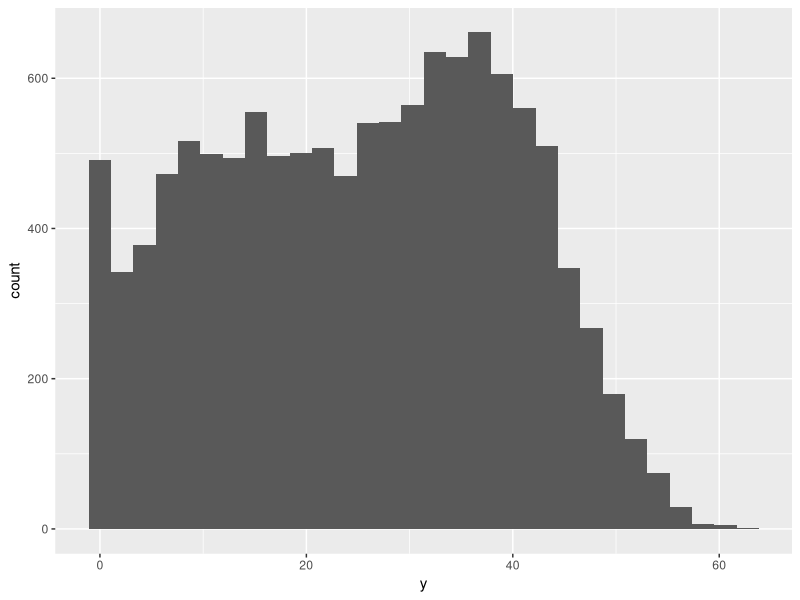

Source code (R):
################################################################################
##' @title Summarise simulated time series data
##'
##' @author Robin Elahi
##' @contact elahi.robin@gmail.com
##' @date 2017-03-17
##' 
##' @log Add a log here
################################################################################

#rm(list=ls(all=TRUE))

##### LOAD PACKAGES, DATA #####
library(ggplot2)
library(dplyr)
library(tidyr)
library(readr)
library(broom)

sim_df <- read.csv("scripts/elahi/coral_sims/output_sims/sim_df.csv") %>% 
  tbl_df() %>% select(-X)
str(sim_df)
sim_df

n_sims = length(unique(sim_df$sim))

sim_df %>% filter(scenario == "Linear") %>% 
  select(slope) %>% unlist(use.names = TRUE) %>% summary()

sim_df %>% #filter(year == 1) %>% 
  ggplot(aes(y)) +
  geom_histogram()

##### TAKE RANDOM SUBSAMPLES OF DATA TO TEST THE EFFECT OF SAMPLE SIZE #####

# How many simulations total?
n_sims = 400
i = 1
i_vec <- rep(i,30)
for(i in 2:n_sims){
  i_new <- rep(i, 30)
  i_vec <- c(i_vec, i_new)
}

sim_df$sim_total <- i_vec
sim_df

# Get random samples
n_random = 100
set.seed(203)
random_sims <- sample(x = 1:n_sims, size = n_random, replace = FALSE)

# Now subset the data
sim_df_sub <- sim_df[sim_df$sim_total %in% random_sims, ]
sim_df_sub %>% group_by(scenario) %>% tally()

##### CALCULATE SUMMARY STATISTICS #####

# What am I going to summarise?

grand_means <- sim_df %>% 
  group_by(sim, scenario) %>% 
  summarise(mean = mean(y), 
            median = median(y), 
            sd = sd(y), 
            n = n(), 
            cv = sd/mean * 100) %>% ungroup()
summary(grand_means)

grand_means2 <- grand_means %>% 
  mutate(mean_z = scale(mean)[,1], 
         med_z = scale(median)[,1], 
         cv_z = scale(cv)[,1])

##### GET LONG-TERM TRENDS #####
head(sim_df)
summary(sim_df)

# Function to calculate linear trend
get_lin_fit <- function(dat, offset = 0) {
  the_fit <- lm(y ~ I(year - offset), dat)
  the_fit_slope <- tidy(the_fit)[2, c(2,5)]
  return(the_fit_slope)
}

# Run per site
site_lm_fits <- sim_df %>%
  group_by(sim, scenario) %>% 
  do(get_lin_fit(.))

# Attach to means

grand_means3 <- left_join(grand_means2, site_lm_fits, by = c("sim", "scenario")) %>%
  mutate(lm_sig = ifelse(p.value < 0.05, "sig", "ns"), 
         lm_dir = ifelse(estimate < 0, "negative", "positive"), 
         oasis = ifelse(cv_z > 1 & mean_z > 0, "oasis_variable", 
                        ifelse(cv_z < 1 & mean_z > 1, "oasis_stable", 
                               "not_oasis")))

##### GET PERCENTAGE OF TIME ABOVE MEAN #####
head(sim_df)
summary(sim_df)

## I need to know the mean coral cover for each time-location
yr_means <- sim_df %>% group_by(year, scenario) %>% 
  summarise(yr_mean = mean(y)) %>% ungroup()
  
# Attach to raw data
sim_df2 <- left_join(sim_df, yr_means, by = c("year", "scenario"))

sim_df2 <- sim_df2 %>% 
  mutate(above_mean = ifelse(y > yr_mean, 1, 0))

#write.csv(sim_df2, "scripts/elahi/coral_sims/output_sims/sim_df2.csv")

above_mean_df <- sim_df2 %>% 
  group_by(sim, scenario) %>% 
  summarise(percent_above = sum(above_mean)/30) %>% 
  ungroup()

## attach to grand_means3
grand_means4 <- left_join(grand_means3, above_mean_df, by = c("sim", "scenario")) %>% 
  mutate(sim_total = seq(from = 1, to = 400, 1))
  
## Attach oasis results to raw data
sim_df3 <- grand_means4 %>% 
  select(sim, scenario, cv, med_z, mean_z, lm_sig:oasis) %>% 
  left_join(sim_df2, ., c("sim", "scenario")) %>% 
  mutate(sim2 = reorder(sim, desc(mean_z)))

mean_cover_df <- sim_df3 %>% 
  group_by(year) %>%
  summarise(y_mean = mean(y))

##### CLUSTERING #####
names(grand_means4)
grand_means4

set.seed(20)

cluster_dat <- grand_means4 %>% 
  select(mean_z, cv)

sim_cluster <- kmeans(cluster_dat, centers = 4, nstart = 20)

grand_means4$cluster = factor(sim_cluster$cluster)
centers = as.data.frame(sim_cluster$centers)

